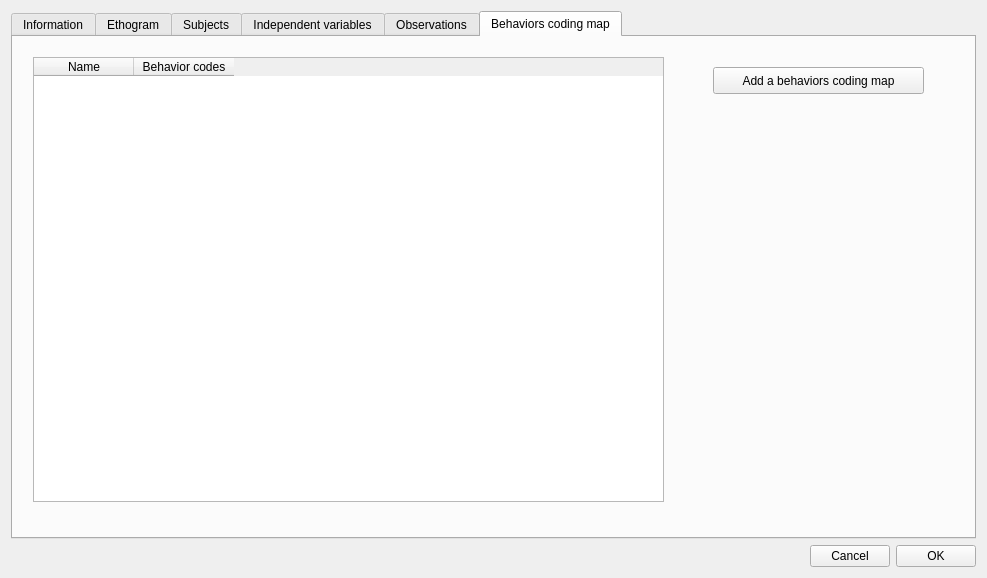
<?xml version="1.0" encoding="UTF-8"?>
<ui version="4.0">
 <class>dlgProject</class>
 <widget class="QDialog" name="dlgProject">
  <property name="geometry">
   <rect>
    <x>0</x>
    <y>0</y>
    <width>987</width>
    <height>578</height>
   </rect>
  </property>
  <property name="windowTitle">
   <string>Project</string>
  </property>
  <layout class="QVBoxLayout" name="verticalLayout_7">
   <item>
    <layout class="QVBoxLayout" name="verticalLayout_6">
     <item>
      <widget class="QTabWidget" name="tabProject">
       <property name="currentIndex">
        <number>5</number>
       </property>
       <widget class="QWidget" name="tabInformation">
        <attribute name="title">
         <string>Information</string>
        </attribute>
        <layout class="QFormLayout" name="formLayout">
         <item row="0" column="0" colspan="2">
          <widget class="QLabel" name="label">
           <property name="text">
            <string>Project name</string>
           </property>
          </widget>
         </item>
         <item row="1" column="1">
          <widget class="QLineEdit" name="leProjectName"/>
         </item>
         <item row="2" column="0" colspan="2">
          <widget class="QLabel" name="lbProjectFilePath">
           <property name="text">
            <string>Project file path:</string>
           </property>
          </widget>
         </item>
         <item row="3" column="0">
          <widget class="QLabel" name="label_7">
           <property name="text">
            <string>Date</string>
           </property>
          </widget>
         </item>
         <item row="4" column="1">
          <widget class="QDateTimeEdit" name="dteDate">
           <property name="displayFormat">
            <string>yyyy-MM-dd hh:mm</string>
           </property>
           <property name="calendarPopup">
            <bool>true</bool>
           </property>
          </widget>
         </item>
         <item row="5" column="0" colspan="2">
          <widget class="QLabel" name="label_6">
           <property name="text">
            <string>Description</string>
           </property>
           <property name="alignment">
            <set>Qt::AlignLeading|Qt::AlignLeft|Qt::AlignTop</set>
           </property>
          </widget>
         </item>
         <item row="6" column="1">
          <widget class="QPlainTextEdit" name="teDescription"/>
         </item>
         <item row="7" column="0" colspan="2">
          <widget class="QLabel" name="lbTimeFormat">
           <property name="text">
            <string>Time format</string>
           </property>
          </widget>
         </item>
         <item row="8" column="1">
          <widget class="QRadioButton" name="rbSeconds">
           <property name="text">
            <string>seconds</string>
           </property>
           <property name="checked">
            <bool>true</bool>
           </property>
          </widget>
         </item>
         <item row="9" column="1">
          <widget class="QRadioButton" name="rbHMS">
           <property name="text">
            <string>hh:mm:ss.mss</string>
           </property>
          </widget>
         </item>
        </layout>
       </widget>
       <widget class="QWidget" name="tabConfiguration">
        <attribute name="title">
         <string>Ethogram</string>
        </attribute>
        <layout class="QVBoxLayout" name="verticalLayout_10">
         <item>
          <layout class="QVBoxLayout" name="verticalLayout_5">
           <item>
            <layout class="QHBoxLayout" name="horizontalLayout_11">
             <item>
              <widget class="QTableWidget" name="twBehaviors">
               <property name="autoFillBackground">
                <bool>false</bool>
               </property>
               <property name="frameShadow">
                <enum>QFrame::Sunken</enum>
               </property>
               <property name="midLineWidth">
                <number>0</number>
               </property>
               <property name="alternatingRowColors">
                <bool>true</bool>
               </property>
               <property name="selectionMode">
                <enum>QAbstractItemView::SingleSelection</enum>
               </property>
               <property name="selectionBehavior">
                <enum>QAbstractItemView::SelectRows</enum>
               </property>
               <property name="sortingEnabled">
                <bool>true</bool>
               </property>
               <attribute name="horizontalHeaderShowSortIndicator" stdset="0">
                <bool>true</bool>
               </attribute>
               <attribute name="verticalHeaderShowSortIndicator" stdset="0">
                <bool>false</bool>
               </attribute>
               <column>
                <property name="text">
                 <string>Behavior type</string>
                </property>
               </column>
               <column>
                <property name="text">
                 <string>Key</string>
                </property>
               </column>
               <column>
                <property name="text">
                 <string>Code</string>
                </property>
               </column>
               <column>
                <property name="text">
                 <string>Description</string>
                </property>
               </column>
               <column>
                <property name="text">
                 <string>Category</string>
                </property>
               </column>
               <column>
                <property name="text">
                 <string>Modifiers</string>
                </property>
               </column>
               <column>
                <property name="text">
                 <string>Exclusion</string>
                </property>
               </column>
               <column>
                <property name="text">
                 <string>Modifiers coding map</string>
                </property>
               </column>
              </widget>
             </item>
             <item>
              <layout class="QVBoxLayout" name="verticalLayout_11">
               <item>
                <widget class="QPushButton" name="pbAddBehavior">
                 <property name="text">
                  <string>Add behavior</string>
                 </property>
                </widget>
               </item>
               <item>
                <widget class="QPushButton" name="pbCloneBehavior">
                 <property name="text">
                  <string>Clone behavior</string>
                 </property>
                </widget>
               </item>
               <item>
                <widget class="QPushButton" name="pbRemoveBehavior">
                 <property name="text">
                  <string>Remove behavior</string>
                 </property>
                </widget>
               </item>
               <item>
                <widget class="QPushButton" name="pbRemoveAllBehaviors">
                 <property name="text">
                  <string>Remove all behaviors</string>
                 </property>
                </widget>
               </item>
               <item>
                <widget class="QPushButton" name="pbBehaviorsCategories">
                 <property name="text">
                  <string>Behavioral categories</string>
                 </property>
                </widget>
               </item>
               <item>
                <spacer name="verticalSpacer_3">
                 <property name="orientation">
                  <enum>Qt::Vertical</enum>
                 </property>
                 <property name="sizeHint" stdset="0">
                  <size>
                   <width>20</width>
                   <height>40</height>
                  </size>
                 </property>
                </spacer>
               </item>
               <item>
                <widget class="QPushButton" name="pbExclusionMatrix">
                 <property name="text">
                  <string>Exclusion matrix</string>
                 </property>
                </widget>
               </item>
               <item>
                <widget class="QPushButton" name="pbImportBehaviorsFromProject">
                 <property name="text">
                  <string>Import behaviors
from a BORIS project</string>
                 </property>
                </widget>
               </item>
               <item>
                <widget class="QPushButton" name="pbImportFromJWatcher">
                 <property name="enabled">
                  <bool>true</bool>
                 </property>
                 <property name="text">
                  <string>Import from JWatcher</string>
                 </property>
                </widget>
               </item>
               <item>
                <widget class="QPushButton" name="pbImportFromTextFile">
                 <property name="text">
                  <string>Import from text file</string>
                 </property>
                </widget>
               </item>
               <item>
                <widget class="QPushButton" name="pbExportEthogram">
                 <property name="text">
                  <string>Export Ethogram</string>
                 </property>
                </widget>
               </item>
              </layout>
             </item>
            </layout>
           </item>
           <item>
            <widget class="QLabel" name="lbObservationsState">
             <property name="text">
              <string>TextLabel</string>
             </property>
            </widget>
           </item>
          </layout>
         </item>
        </layout>
       </widget>
       <widget class="QWidget" name="tabSubjects">
        <attribute name="title">
         <string>Subjects</string>
        </attribute>
        <layout class="QVBoxLayout" name="verticalLayout_16">
         <item>
          <layout class="QVBoxLayout" name="verticalLayout_14">
           <item>
            <layout class="QHBoxLayout" name="horizontalLayout_12">
             <item>
              <widget class="QTableWidget" name="twSubjects">
               <property name="autoFillBackground">
                <bool>false</bool>
               </property>
               <property name="frameShadow">
                <enum>QFrame::Sunken</enum>
               </property>
               <property name="midLineWidth">
                <number>0</number>
               </property>
               <property name="selectionMode">
                <enum>QAbstractItemView::SingleSelection</enum>
               </property>
               <property name="selectionBehavior">
                <enum>QAbstractItemView::SelectRows</enum>
               </property>
               <property name="sortingEnabled">
                <bool>true</bool>
               </property>
               <column>
                <property name="text">
                 <string>Key</string>
                </property>
               </column>
               <column>
                <property name="text">
                 <string>Subject name</string>
                </property>
               </column>
               <column>
                <property name="text">
                 <string>Description</string>
                </property>
               </column>
              </widget>
             </item>
             <item>
              <layout class="QVBoxLayout" name="verticalLayout_15">
               <item>
                <widget class="QPushButton" name="pbAddSubject">
                 <property name="text">
                  <string>Add subject</string>
                 </property>
                </widget>
               </item>
               <item>
                <widget class="QPushButton" name="pbRemoveSubject">
                 <property name="text">
                  <string>Remove subject</string>
                 </property>
                </widget>
               </item>
               <item>
                <widget class="QPushButton" name="pbImportSubjectsFromProject">
                 <property name="text">
                  <string>Import subjects
from a BORIS project</string>
                 </property>
                </widget>
               </item>
               <item>
                <spacer name="verticalSpacer_2">
                 <property name="orientation">
                  <enum>Qt::Vertical</enum>
                 </property>
                 <property name="sizeHint" stdset="0">
                  <size>
                   <width>20</width>
                   <height>40</height>
                  </size>
                 </property>
                </spacer>
               </item>
              </layout>
             </item>
            </layout>
           </item>
           <item>
            <widget class="QLabel" name="lbSubjectsState">
             <property name="text">
              <string>TextLabel</string>
             </property>
            </widget>
           </item>
          </layout>
         </item>
        </layout>
       </widget>
       <widget class="QWidget" name="tabIndependentVariables">
        <attribute name="title">
         <string>Independent variables</string>
        </attribute>
        <layout class="QHBoxLayout" name="horizontalLayout_14">
         <item>
          <layout class="QHBoxLayout" name="horizontalLayout_13">
           <item>
            <layout class="QVBoxLayout" name="verticalLayout_2">
             <item>
              <widget class="QTableWidget" name="twVariables">
               <property name="autoFillBackground">
                <bool>false</bool>
               </property>
               <property name="frameShadow">
                <enum>QFrame::Sunken</enum>
               </property>
               <property name="midLineWidth">
                <number>0</number>
               </property>
               <property name="editTriggers">
                <set>QAbstractItemView::NoEditTriggers</set>
               </property>
               <property name="dragDropOverwriteMode">
                <bool>false</bool>
               </property>
               <property name="alternatingRowColors">
                <bool>true</bool>
               </property>
               <property name="selectionMode">
                <enum>QAbstractItemView::SingleSelection</enum>
               </property>
               <property name="selectionBehavior">
                <enum>QAbstractItemView::SelectRows</enum>
               </property>
               <property name="sortingEnabled">
                <bool>true</bool>
               </property>
               <attribute name="horizontalHeaderShowSortIndicator" stdset="0">
                <bool>true</bool>
               </attribute>
               <column>
                <property name="text">
                 <string>Label</string>
                </property>
               </column>
               <column>
                <property name="text">
                 <string>Description</string>
                </property>
               </column>
               <column>
                <property name="text">
                 <string>Type</string>
                </property>
               </column>
               <column>
                <property name="text">
                 <string>Predefined value</string>
                </property>
               </column>
               <column>
                <property name="text">
                 <string>Set of values</string>
                </property>
               </column>
              </widget>
             </item>
             <item>
              <layout class="QHBoxLayout" name="horizontalLayout_3">
               <item>
                <widget class="QLabel" name="label_2">
                 <property name="minimumSize">
                  <size>
                   <width>120</width>
                   <height>0</height>
                  </size>
                 </property>
                 <property name="text">
                  <string>Label</string>
                 </property>
                </widget>
               </item>
               <item>
                <widget class="QLineEdit" name="leLabel"/>
               </item>
               <item>
                <spacer name="horizontalSpacer_3">
                 <property name="orientation">
                  <enum>Qt::Horizontal</enum>
                 </property>
                 <property name="sizeHint" stdset="0">
                  <size>
                   <width>40</width>
                   <height>20</height>
                  </size>
                 </property>
                </spacer>
               </item>
              </layout>
             </item>
             <item>
              <layout class="QHBoxLayout" name="horizontalLayout_5">
               <item>
                <widget class="QLabel" name="label_3">
                 <property name="minimumSize">
                  <size>
                   <width>120</width>
                   <height>0</height>
                  </size>
                 </property>
                 <property name="text">
                  <string>Description</string>
                 </property>
                </widget>
               </item>
               <item>
                <widget class="QLineEdit" name="leDescription"/>
               </item>
               <item>
                <spacer name="horizontalSpacer_4">
                 <property name="orientation">
                  <enum>Qt::Horizontal</enum>
                 </property>
                 <property name="sizeHint" stdset="0">
                  <size>
                   <width>40</width>
                   <height>20</height>
                  </size>
                 </property>
                </spacer>
               </item>
              </layout>
             </item>
             <item>
              <layout class="QHBoxLayout" name="horizontalLayout_6">
               <item>
                <widget class="QLabel" name="label_8">
                 <property name="minimumSize">
                  <size>
                   <width>120</width>
                   <height>0</height>
                  </size>
                 </property>
                 <property name="text">
                  <string>Type</string>
                 </property>
                </widget>
               </item>
               <item>
                <widget class="QComboBox" name="cbType">
                 <property name="minimumSize">
                  <size>
                   <width>120</width>
                   <height>0</height>
                  </size>
                 </property>
                </widget>
               </item>
               <item>
                <spacer name="horizontalSpacer_5">
                 <property name="orientation">
                  <enum>Qt::Horizontal</enum>
                 </property>
                 <property name="sizeHint" stdset="0">
                  <size>
                   <width>40</width>
                   <height>20</height>
                  </size>
                 </property>
                </spacer>
               </item>
              </layout>
             </item>
             <item>
              <layout class="QHBoxLayout" name="horizontalLayout_7">
               <item>
                <widget class="QLabel" name="label_4">
                 <property name="minimumSize">
                  <size>
                   <width>120</width>
                   <height>0</height>
                  </size>
                 </property>
                 <property name="text">
                  <string>Predefined value</string>
                 </property>
                </widget>
               </item>
               <item>
                <widget class="QLineEdit" name="lePredefined"/>
               </item>
               <item>
                <spacer name="horizontalSpacer_6">
                 <property name="orientation">
                  <enum>Qt::Horizontal</enum>
                 </property>
                 <property name="sizeHint" stdset="0">
                  <size>
                   <width>40</width>
                   <height>20</height>
                  </size>
                 </property>
                </spacer>
               </item>
              </layout>
             </item>
             <item>
              <layout class="QHBoxLayout" name="horizontalLayout_8">
               <item>
                <widget class="QLabel" name="label_9">
                 <property name="minimumSize">
                  <size>
                   <width>120</width>
                   <height>0</height>
                  </size>
                 </property>
                 <property name="text">
                  <string>Predefined date</string>
                 </property>
                </widget>
               </item>
               <item>
                <widget class="QDateTimeEdit" name="dte_default_date">
                 <property name="displayFormat">
                  <string>yyyy-MM-dd hh:mm</string>
                 </property>
                </widget>
               </item>
               <item>
                <spacer name="horizontalSpacer_7">
                 <property name="orientation">
                  <enum>Qt::Horizontal</enum>
                 </property>
                 <property name="sizeHint" stdset="0">
                  <size>
                   <width>40</width>
                   <height>20</height>
                  </size>
                 </property>
                </spacer>
               </item>
              </layout>
             </item>
             <item>
              <layout class="QHBoxLayout" name="horizontalLayout_9">
               <item>
                <widget class="QLabel" name="label_5">
                 <property name="text">
                  <string>Set of values (separated by comma)</string>
                 </property>
                </widget>
               </item>
               <item>
                <widget class="QLineEdit" name="leSetValues"/>
               </item>
               <item>
                <spacer name="horizontalSpacer_8">
                 <property name="orientation">
                  <enum>Qt::Horizontal</enum>
                 </property>
                 <property name="sizeHint" stdset="0">
                  <size>
                   <width>40</width>
                   <height>20</height>
                  </size>
                 </property>
                </spacer>
               </item>
              </layout>
             </item>
            </layout>
           </item>
           <item>
            <layout class="QVBoxLayout" name="verticalLayout_12">
             <item>
              <widget class="QPushButton" name="pbAddVariable">
               <property name="text">
                <string>Add variable</string>
               </property>
              </widget>
             </item>
             <item>
              <widget class="QPushButton" name="pbRemoveVariable">
               <property name="text">
                <string>Remove variable</string>
               </property>
              </widget>
             </item>
             <item>
              <widget class="QPushButton" name="pbImportVarFromProject">
               <property name="text">
                <string>Import variables
from a BORIS project</string>
               </property>
              </widget>
             </item>
             <item>
              <spacer name="verticalSpacer_4">
               <property name="orientation">
                <enum>Qt::Vertical</enum>
               </property>
               <property name="sizeHint" stdset="0">
                <size>
                 <width>20</width>
                 <height>40</height>
                </size>
               </property>
              </spacer>
             </item>
            </layout>
           </item>
          </layout>
         </item>
        </layout>
       </widget>
       <widget class="QWidget" name="tabObservations">
        <attribute name="title">
         <string>Observations</string>
        </attribute>
        <layout class="QVBoxLayout" name="verticalLayout_3">
         <item>
          <layout class="QVBoxLayout" name="verticalLayout">
           <item>
            <widget class="QTableWidget" name="twObservations">
             <property name="editTriggers">
              <set>QAbstractItemView::NoEditTriggers</set>
             </property>
             <property name="dragDropOverwriteMode">
              <bool>false</bool>
             </property>
             <property name="selectionMode">
              <enum>QAbstractItemView::MultiSelection</enum>
             </property>
             <property name="selectionBehavior">
              <enum>QAbstractItemView::SelectRows</enum>
             </property>
             <column>
              <property name="text">
               <string>id</string>
              </property>
             </column>
             <column>
              <property name="text">
               <string>Date</string>
              </property>
             </column>
             <column>
              <property name="text">
               <string>Description</string>
              </property>
             </column>
             <column>
              <property name="text">
               <string>Media</string>
              </property>
             </column>
            </widget>
           </item>
           <item>
            <widget class="QPushButton" name="pbRemoveObservation">
             <property name="text">
              <string>Remove selected observations</string>
             </property>
            </widget>
           </item>
          </layout>
         </item>
        </layout>
       </widget>
       <widget class="QWidget" name="tabBehavCodingMap">
        <attribute name="title">
         <string>Behaviors coding map</string>
        </attribute>
        <widget class="QTableWidget" name="twBehavCodingMap">
         <property name="geometry">
          <rect>
           <x>20</x>
           <y>20</y>
           <width>631</width>
           <height>445</height>
          </rect>
         </property>
         <property name="autoFillBackground">
          <bool>false</bool>
         </property>
         <property name="frameShadow">
          <enum>QFrame::Sunken</enum>
         </property>
         <property name="midLineWidth">
          <number>0</number>
         </property>
         <property name="selectionMode">
          <enum>QAbstractItemView::SingleSelection</enum>
         </property>
         <property name="selectionBehavior">
          <enum>QAbstractItemView::SelectRows</enum>
         </property>
         <property name="sortingEnabled">
          <bool>true</bool>
         </property>
         <column>
          <property name="text">
           <string>Name</string>
          </property>
         </column>
         <column>
          <property name="text">
           <string>Behavior codes</string>
          </property>
         </column>
        </widget>
        <widget class="QPushButton" name="pbAddBehaviorsCodingMap">
         <property name="geometry">
          <rect>
           <x>700</x>
           <y>30</y>
           <width>211</width>
           <height>27</height>
          </rect>
         </property>
         <property name="text">
          <string>Add a behaviors coding map</string>
         </property>
        </widget>
       </widget>
      </widget>
     </item>
     <item>
      <layout class="QHBoxLayout" name="horizontalLayout_4">
       <item>
        <spacer name="horizontalSpacer">
         <property name="orientation">
          <enum>Qt::Horizontal</enum>
         </property>
         <property name="sizeHint" stdset="0">
          <size>
           <width>40</width>
           <height>20</height>
          </size>
         </property>
        </spacer>
       </item>
       <item>
        <widget class="QPushButton" name="pbCancel">
         <property name="text">
          <string>Cancel</string>
         </property>
        </widget>
       </item>
       <item>
        <widget class="QPushButton" name="pbOK">
         <property name="text">
          <string>OK</string>
         </property>
        </widget>
       </item>
      </layout>
     </item>
    </layout>
   </item>
  </layout>
 </widget>
 <resources/>
 <connections/>
</ui>
